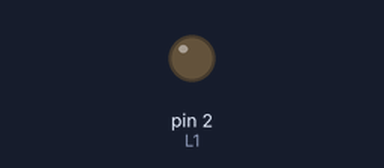
The sketch below on a simulated Arduino Uno, built with avr-gcc and run on an emulated ATmega328P. Shown: output pins drawn as LEDs (lit = HIGH).

Above: at 1.3 s.
At 11.8 s:
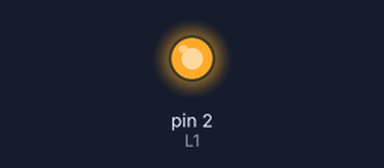
Timing chart, 0 to 12.6 s (numbered marks = the images above):
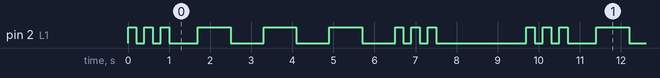

The sketch:

loop_led.ino
```cpp
const int L1 = 2;

void setup() {
  // put your setup code here, to run once:
  pinMode(L1, OUTPUT); //L1 est une broche de sortie

}

void loop() {
  //contenu du programme
 saidSOS();
}


void lightOnce(int time){
  digitalWrite(L1, HIGH); //allumer L1
  delay(time); // attendre 1 seconde
  digitalWrite(L1, LOW); // Eteindre L1
  delay(time); // attendre 1 seconde
}

void saidSOS(){
   lightOnce(200);
  lightOnce(200);
  lightOnce(200);
  delay(500);
  lightOnce(800);
  lightOnce(800);
  lightOnce(800);
  lightOnce(200);
  lightOnce(200);
  lightOnce(200);
  delay(2000); // attendre 1 seconde
}
```

Measured:
- by itself, pin 2 (L1): repeats every 9.7 s: 2 × (LOW 0.20 s, HIGH 0.20 s), LOW 0.70 s, 3 × (HIGH 0.80 s, LOW 0.80 s), 2 × (HIGH 0.20 s, LOW 0.20 s), HIGH 0.20 s, LOW 2.2 s, HIGH 0.20 s
- by itself, everything shown: repeats every 9.7 s, in 18 steps
